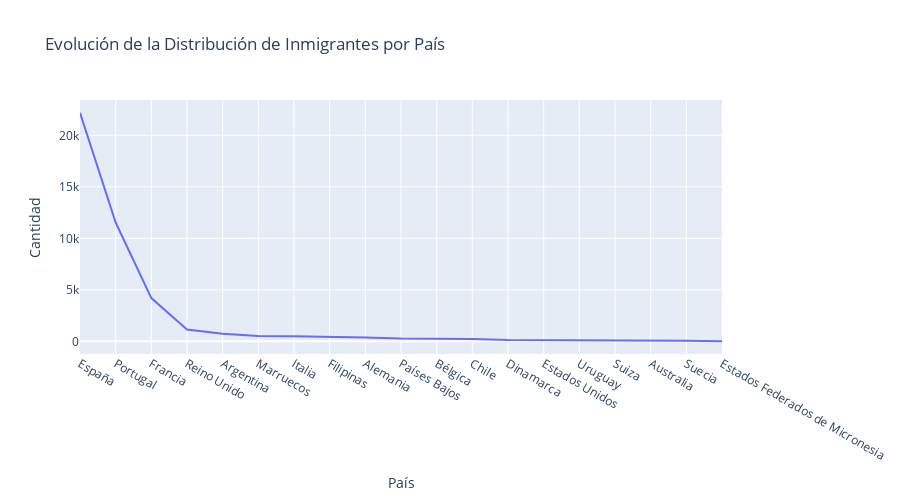

Source (notebook cell):
### Code cell
import plotly.express as px

# Supongamos que tu DataFrame se llama df

# Crear el gráfico de líneas
fig_line = px.line(dataframe, x='Paises', y='Inmigrantes',
                   title='Evolución de la Distribución de Inmigrantes por País',
                   labels={'Inmigrantes': 'Cantidad', 'Paises': 'País'},
                   height=500, line_shape="linear", render_mode="svg")

# Ajustar el eje y con valores específicos

# Mostrar el gráfico
fig_line.show()

### Figure 1 — Plotly figure (JSON) as saved in the notebook; plotly's stock layout.template omitted (floating-point values rounded to 4 significant figures)
{"data": [{"hovertemplate": "País=%{x}<br>Cantidad=%{y}<extra></extra>", "legendgroup": "", "line": {"color": "#636efa", "dash": "solid", "shape": "linear"}, "marker": {"symbol": "circle"}, "mode": "lines", "name": "", "orientation": "v", "showlegend": false, "type": "scatter", "x": ["España", "Portugal", "Francia", "Reino Unido", "Argentina", "Marruecos", "Italia", "Filipinas", "Alemania", "Países Bajos", "Bélgica", "Chile", "Dinamarca", "Estados Unidos", "Uruguay", "Suiza", "Australia", "Suecia", "Estados Federados de Micronesia"], "xaxis": "x", "y": [22196, 11534, 4194, 1135, 734, 505, 492, 457, 364, 262, 230, 229, 119, 112, 108, 85, 69, 51, 0], "yaxis": "y"}], "layout": {"height": 500, "legend": {"tracegroupgap": 0}, "title": {"text": "Evolución de la Distribución de Inmigrantes por País"}, "xaxis": {"anchor": "y", "domain": [0, 1], "title": {"text": "País"}}, "yaxis": {"anchor": "x", "domain": [0, 1], "title": {"text": "Cantidad"}}}}
